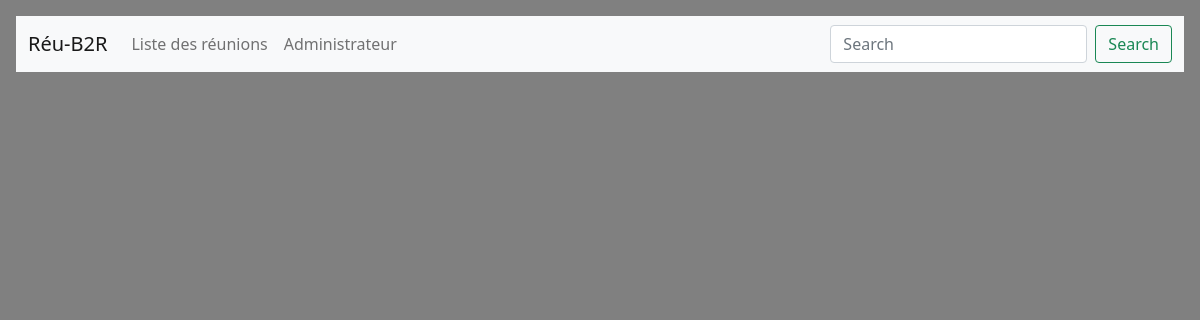
The page /tier/ on the database as committed earlier.
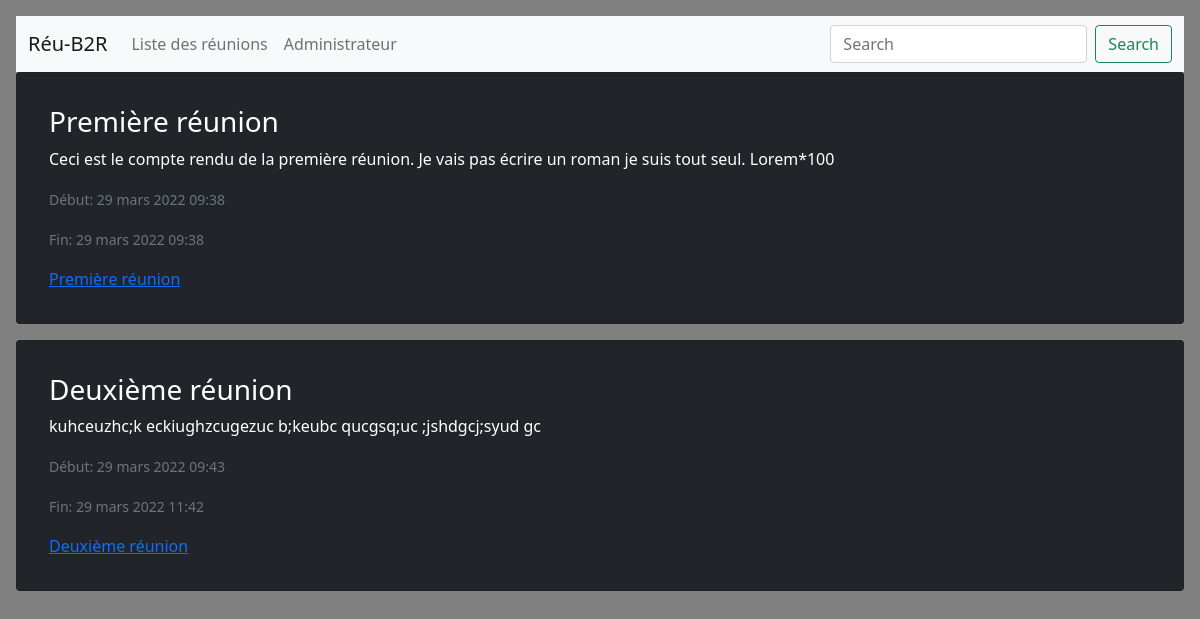
The same page on the database as committed later.
### tier/models.py (models this page shows, shortened)
class Article(models.Model):
    title = models.CharField(max_length=400)
    author = models.CharField(max_length=150)
    description = models.TextField(max_length=10000)
    dateInit = models.DateTimeField(auto_now=True)
    dateEnd = models.DateTimeField()

### tier/views.py (the view)
# urls.py: path('', views.tier_index, name='tier_index'),
def tier_index(request):
    articles = Article.objects.all()
    data = {'articles': articles,}
    return render(request, 'tier/tier_index.html', data)

### tier/templates/tier/tier_index.html (shortened to what this page needs)
{% extends 'home/base.html' %}
{% block body %}
  {% for article in articles %}
      <div class="card text-white bg-dark mb-3 p-3">
          <div class="card-body">
            <h3 class="card-title">{{ article.title }}</h3>
            <p class="card-text">{{ article.description }}</p>
            <p class="card-text"><small class="text-muted">Début: {{ article.dateInit }}</small></p>
            <p class="card-text"><small class="text-muted">Fin: {{ article.dateEnd }}</small></p>
            <a href="article/{{ article.title }}">{{ article.title }}</a>
          </div>
        </div>
  {% endfor %}
{% endblock body %}

### home/templates/home/base.html (shortened to what this page needs)
{% load static %}
<!DOCTYPE html>
<html lang="fr">
<head>
    <link href="https://cdn.jsdelivr.net/npm/bootstrap@5.1.3/dist/css/bootstrap.min.css" rel="stylesheet">
    <link rel="stylesheet" type="text/css" href={% static 'css/base.css' %}>
</head>
<body class="p-3">
  <nav class="navbar navbar-expand-lg navbar-light bg-light">
    <div class="container-fluid">
      <a class="navbar-brand" href="/">Réu-B2R</a>
      <div class="collapse navbar-collapse" id="navbarSupportedContent">
        <ul class="navbar-nav me-auto mb-2 mb-lg-0">
          <li class="nav-item">
            <a class="nav-link" href="/tier">Liste des réunions</a>
          </li>
          <li class="nav-item">
            <a class="nav-link" href="/admin/">Administrateur</a>
          </li>
        </ul>
        <form class="d-flex">
          <input class="form-control me-2" type="search" placeholder="Search" aria-label="Search">
          <button class="btn btn-outline-success" type="submit">Search</button>
        </form>
      </div>
    </div>
  </nav>
    {% block body %}{% endblock body %}
</body>
</html>

### static/css/base.css (style rules this page uses)
body { background-color: grey; }

Rows that differ between the two databases and show on the page:
added Article: title "Première réunion", description "Ceci est le compte rendu de la première réunion. Je vais pas écrire un roman je suis tout seul. Lorem*100", dateInit "29 mars 2022 09:38", dateEnd "29 mars 2022 09:38"
added Article: title "Deuxième réunion", description "kuhceuzhc;k eckiughzcugezuc b;keubc qucgsq;uc ;jshdgcj;syud gc", dateInit "29 mars 2022 09:43", dateEnd "29 mars 2022 11:42"
